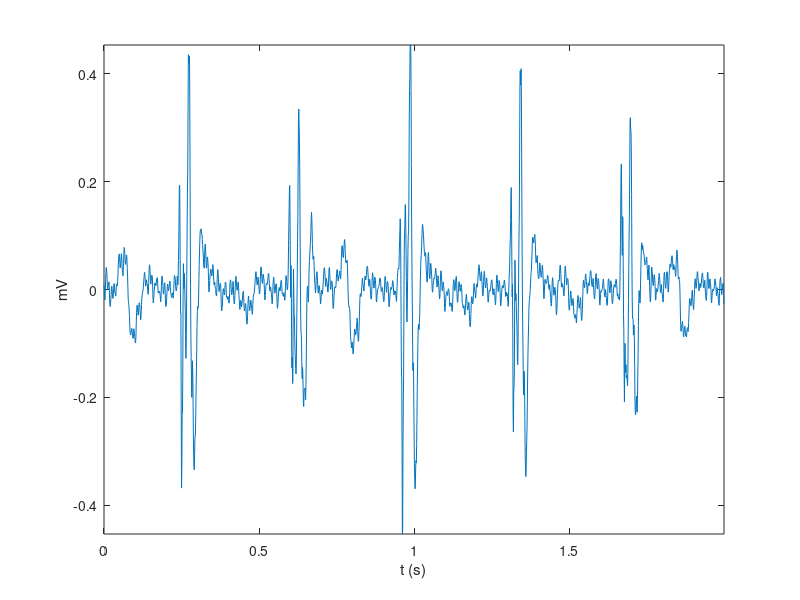
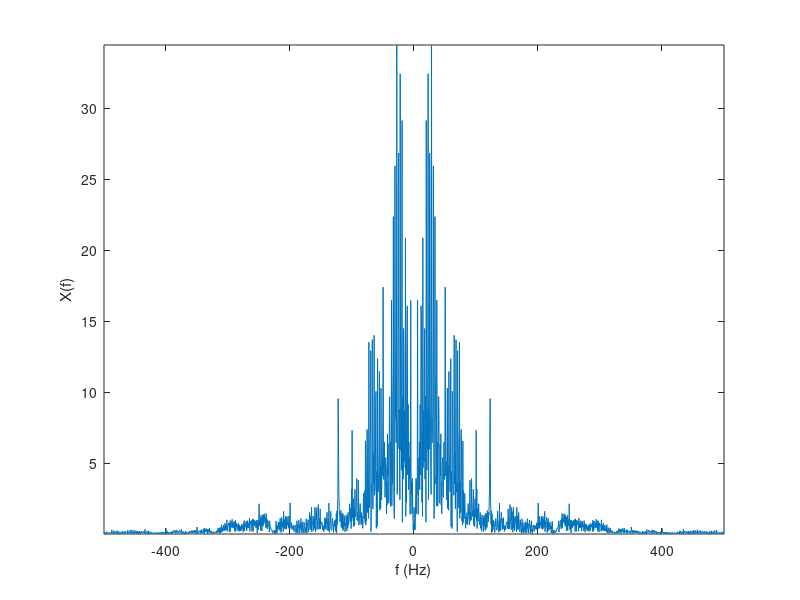
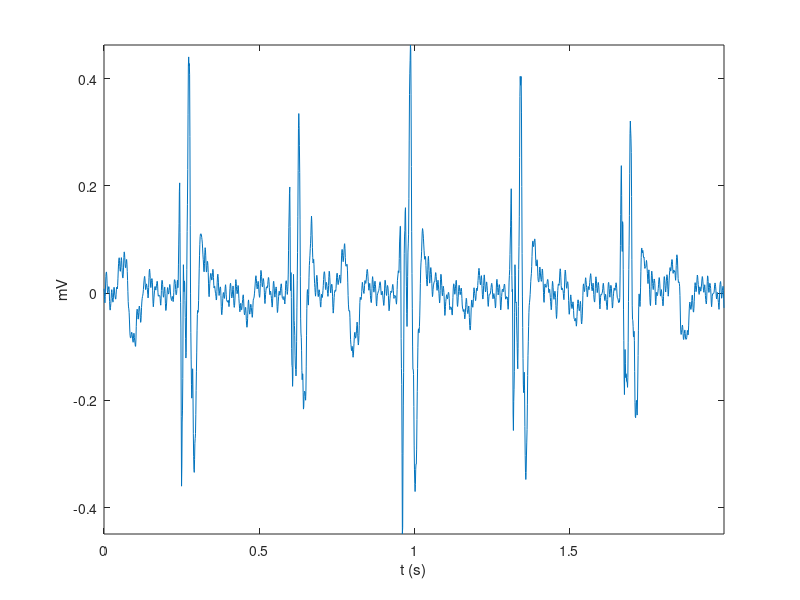
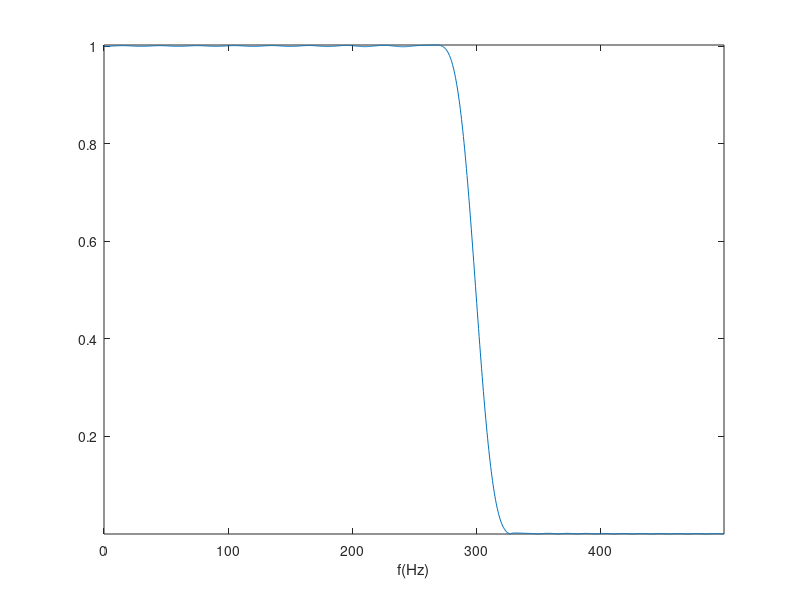

Reproduce these figures in MATLAB, in order.
load filtradoegm
fs = 1e3; ts = 1/fs;
N = length(x1);
t = ts*(0:N-1);
figure(1), plot(t,x1); axis tight,
xlabel('t (s)'), ylabel('mV');
X1 = abs(fftshift(fft(x1)));
f=linspace(-fs/2,fs/2,length(X1));
figure(2), plot(f,X1), axis tight,
xlabel('f (Hz)'), ylabel('X(f)');
% Filter at 300 Hz
h1 = fir1(64+1,2*300/fs);
[H1,f1] = freqz(h1,1,1024,fs);
y1 = filtfilt(h1,1,x1);
figure(3), plot(t,y1);axis tight,
xlabel('t (s)'), ylabel('mV');
figure(4), plot(f1,abs(H1))
axis tight, xlabel('f(Hz)');
Y1 = abs(fftshift(fft(y1)));
figure(5), plot(f,Y1), axis tight,
xlabel('f (Hz)'), ylabel('X(f)');
title('fc = 300 Hz')